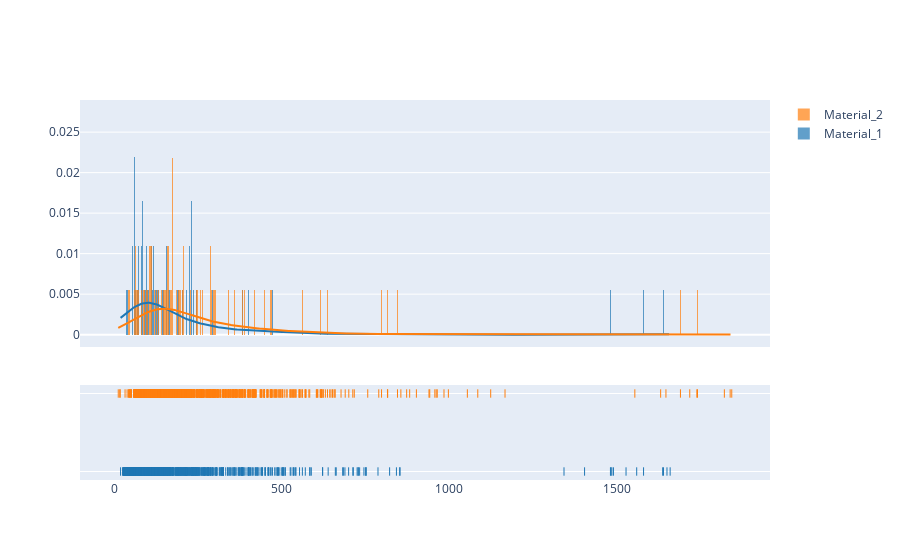

This figure's notebook cell:
### Code cell
import plotly.figure_factory as ff
import numpy as np

# Group data together
# hist_data = [x1, x2, x3, x4]

grouped = df_tp.groupby(by='Material_type')['Throughput_time'].apply(list)

values = grouped.values

group_labels = grouped.index

# Create distplot with custom bin_size
fig = ff.create_distplot(values, group_labels, bin_size=.2)
fig.show()

### Figure 1 — Plotly figure (JSON) as saved in the notebook; plotly's stock layout.template omitted (floating-point values rounded to 4 significant figures; data arrays with more than 128 entries replaced by an {"elided": "..."} marker saying what was removed)
{"data": [{"autobinx": false, "histnorm": "probability density", "legendgroup": "Material_1", "marker": {"color": "rgb(31, 119, 180)"}, "name": "Material_1", "opacity": 0.7, "type": "histogram", "x": {"elided": "911 float values"}, "xaxis": "x", "xbins": {"end": 1659.0, "size": 0.2, "start": 19.4}, "yaxis": "y"}, {"autobinx": false, "histnorm": "probability density", "legendgroup": "Material_2", "marker": {"color": "rgb(255, 127, 14)"}, "name": "Material_2", "opacity": 0.7, "type": "histogram", "x": {"elided": "915 float values"}, "xaxis": "x", "xbins": {"end": 1842.0, "size": 0.2, "start": 12.47}, "yaxis": "y"}, {"legendgroup": "Material_1", "marker": {"color": "rgb(31, 119, 180)"}, "mode": "lines", "name": "Material_1", "showlegend": false, "type": "scatter", "x": {"elided": "500 float values"}, "xaxis": "x", "y": {"elided": "500 float values"}, "yaxis": "y"}, {"legendgroup": "Material_2", "marker": {"color": "rgb(255, 127, 14)"}, "mode": "lines", "name": "Material_2", "showlegend": false, "type": "scatter", "x": {"elided": "500 float values"}, "xaxis": "x", "y": {"elided": "500 float values"}, "yaxis": "y"}, {"legendgroup": "Material_1", "marker": {"color": "rgb(31, 119, 180)", "symbol": "line-ns-open"}, "mode": "markers", "name": "Material_1", "showlegend": false, "type": "scatter", "x": {"elided": "911 float values"}, "xaxis": "x", "y": {"elided": "911 str values"}, "yaxis": "y2"}, {"legendgroup": "Material_2", "marker": {"color": "rgb(255, 127, 14)", "symbol": "line-ns-open"}, "mode": "markers", "name": "Material_2", "showlegend": false, "type": "scatter", "x": {"elided": "915 float values"}, "xaxis": "x", "y": {"elided": "915 str values"}, "yaxis": "y2"}], "layout": {"barmode": "overlay", "hovermode": "closest", "legend": {"traceorder": "reversed"}, "xaxis": {"anchor": "y2", "domain": [0, 1], "zeroline": false}, "yaxis": {"anchor": "free", "domain": [0.35, 1], "position": 0}, "yaxis2": {"anchor": "x", "domain": [0, 0.25], "dtick": 1, "showticklabels": false}}}
